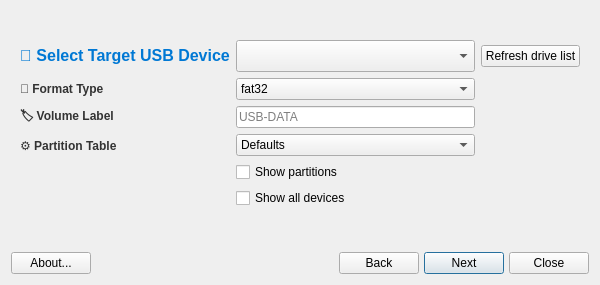
<?xml version="1.0" encoding="UTF-8"?>
<ui version="4.0">
 <class>MainWindow</class>
 <widget class="QDialog" name="MainWindow">
  <property name="geometry">
   <rect>
    <x>0</x>
    <y>0</y>
    <width>600</width>
    <height>285</height>
   </rect>
  </property>
  <property name="minimumSize">
   <size>
    <width>600</width>
    <height>250</height>
   </size>
  </property>
  <property name="maximumSize">
   <size>
    <width>800</width>
    <height>350</height>
   </size>
  </property>
  <property name="windowTitle">
   <string>FormatUSB v25.1.0</string>
  </property>
  <property name="windowIcon">
   <iconset theme="drive-removable-media-usb">
    <normaloff>.</normaloff>.</iconset>
  </property>
  <layout class="QGridLayout" name="gridLayout_2">
   <item row="2" column="0">
    <widget class="QStackedWidget" name="stackedWidget">
     <property name="minimumSize">
      <size>
       <width>0</width>
       <height>0</height>
      </size>
     </property>
     <property name="currentIndex">
      <number>0</number>
     </property>
     <widget class="QWidget" name="selectionPage">
      <layout class="QGridLayout" name="gridLayout_4">
       <item row="1" column="0">
        <spacer name="verticalSpacer_2">
         <property name="orientation">
          <enum>Qt::Vertical</enum>
         </property>
         <property name="sizeHint" stdset="0">
          <size>
           <width>169</width>
           <height>51</height>
          </size>
         </property>
        </spacer>
       </item>
       <item row="0" column="0">
        <layout class="QGridLayout" name="gridLayout">
         <item row="2" column="0">
          <widget class="QLabel" name="label">
           <property name="styleSheet">
            <string>font-weight: bold; color: #333;</string>
           </property>
           <property name="text">
            <string>💾 Format Type</string>
           </property>
          </widget>
         </item>
         <item row="4" column="1">
          <widget class="QComboBox" name="comboBoxPartitionTableType">
           <item>
            <property name="text">
             <string>Defaults</string>
            </property>
           </item>
           <item>
            <property name="text">
             <string>msdos</string>
            </property>
           </item>
           <item>
            <property name="text">
             <string>gpt</string>
            </property>
           </item>
          </widget>
         </item>
         <item row="1" column="0">
          <widget class="QLabel" name="label_2">
           <property name="text">
            <string>&lt;html&gt;&lt;head/&gt;&lt;body&gt;&lt;p&gt;&lt;span style=&quot; font-weight:600; font-size:12pt; color:#0078d4;&quot;&gt;📱 Select Target USB Device&lt;/span&gt;&lt;/p&gt;&lt;/body&gt;&lt;/html&gt;</string>
           </property>
           <property name="textFormat">
            <enum>Qt::RichText</enum>
           </property>
          </widget>
         </item>
         <item row="2" column="1">
          <widget class="QComboBox" name="comboBoxDataFormat">
           <property name="currentText">
            <string notr="true">fat32</string>
           </property>
           <item>
            <property name="text">
             <string notr="true">fat32</string>
            </property>
           </item>
           <item>
            <property name="text">
             <string notr="true">ext4</string>
            </property>
           </item>
           <item>
            <property name="text">
             <string notr="true">exfat</string>
            </property>
           </item>
           <item>
            <property name="text">
             <string notr="true">ntfs</string>
            </property>
           </item>
          </widget>
         </item>
         <item row="3" column="0">
          <widget class="QLabel" name="label_3">
           <property name="styleSheet">
            <string>font-weight: bold; color: #333;</string>
           </property>
           <property name="text">
            <string>🏷️ Volume Label</string>
           </property>
          </widget>
         </item>
         <item row="6" column="1">
          <widget class="QCheckBox" name="checkBoxShowAll">
           <property name="text">
            <string>Show all devices</string>
           </property>
          </widget>
         </item>
         <item row="5" column="1">
          <widget class="QCheckBox" name="checkBoxshowpartitions">
           <property name="text">
            <string>Show partitions</string>
           </property>
          </widget>
         </item>
         <item row="4" column="0">
          <widget class="QLabel" name="label_4">
           <property name="styleSheet">
            <string>font-weight: bold; color: #333;</string>
           </property>
           <property name="text">
            <string>⚙️ Partition Table</string>
           </property>
          </widget>
         </item>
         <item row="1" column="1">
          <widget class="QComboBox" name="comboBoxUsbList">
           <property name="sizePolicy">
            <sizepolicy hsizetype="Expanding" vsizetype="Fixed">
             <horstretch>0</horstretch>
             <verstretch>0</verstretch>
            </sizepolicy>
           </property>
           <property name="minimumSize">
            <size>
             <width>0</width>
             <height>32</height>
            </size>
           </property>
           <property name="sizeIncrement">
            <size>
             <width>6</width>
             <height>6</height>
            </size>
           </property>
          </widget>
         </item>
         <item row="3" column="1">
          <widget class="QLineEdit" name="lineEditFSlabel">
           <property name="placeholderText">
            <string>USB-DATA</string>
           </property>
          </widget>
         </item>
         <item row="1" column="2">
          <widget class="QPushButton" name="buttonRefresh">
           <property name="text">
            <string>Refresh drive list</string>
           </property>
           <property name="icon">
            <iconset theme="view-refresh">
             <normaloff>.</normaloff>.</iconset>
           </property>
           <property name="autoDefault">
            <bool>false</bool>
           </property>
          </widget>
         </item>
         <item row="0" column="0">
          <widget class="QLabel" name="labelLogo">
           <property name="maximumSize">
            <size>
             <width>32</width>
             <height>32</height>
            </size>
           </property>
           <property name="midLineWidth">
            <number>0</number>
           </property>
           <property name="text">
            <string/>
           </property>
           <property name="pixmap">
            <pixmap resource="images.qrc">:/icons/images/logo.svg</pixmap>
           </property>
           <property name="scaledContents">
            <bool>true</bool>
           </property>
          </widget>
         </item>
        </layout>
       </item>
      </layout>
     </widget>
     <widget class="QWidget" name="outputPage">
      <layout class="QGridLayout" name="gridLayout_3">
       <item row="0" column="0" colspan="2">
        <widget class="QPlainTextEdit" name="outputBox"/>
       </item>
      </layout>
     </widget>
    </widget>
   </item>
   <item row="3" column="0">
    <layout class="QGridLayout" name="buttonBar" columnstretch="0,0,0,0,0,0,0,0,0,0,0">
     <property name="sizeConstraint">
      <enum>QLayout::SetDefaultConstraint</enum>
     </property>
     <property name="leftMargin">
      <number>0</number>
     </property>
     <property name="topMargin">
      <number>0</number>
     </property>
     <property name="rightMargin">
      <number>0</number>
     </property>
     <property name="bottomMargin">
      <number>0</number>
     </property>
     <property name="spacing">
      <number>5</number>
     </property>
     <item row="1" column="10">
      <widget class="QPushButton" name="buttonCancel">
       <property name="sizePolicy">
        <sizepolicy hsizetype="Minimum" vsizetype="Preferred">
         <horstretch>0</horstretch>
         <verstretch>0</verstretch>
        </sizepolicy>
       </property>
       <property name="toolTip">
        <string>Quit application</string>
       </property>
       <property name="text">
        <string>Close</string>
       </property>
       <property name="icon">
        <iconset theme="window-close">
         <normaloff>.</normaloff>.</iconset>
       </property>
       <property name="shortcut">
        <string>Alt+N</string>
       </property>
       <property name="autoDefault">
        <bool>false</bool>
       </property>
      </widget>
     </item>
     <item row="1" column="4" colspan="2">
      <spacer name="horizontalSpacer2">
       <property name="orientation">
        <enum>Qt::Horizontal</enum>
       </property>
       <property name="sizeType">
        <enum>QSizePolicy::Minimum</enum>
       </property>
       <property name="sizeHint" stdset="0">
        <size>
         <width>100</width>
         <height>20</height>
        </size>
       </property>
      </spacer>
     </item>
     <item row="1" column="0">
      <widget class="QPushButton" name="buttonAbout">
       <property name="sizePolicy">
        <sizepolicy hsizetype="Minimum" vsizetype="Preferred">
         <horstretch>0</horstretch>
         <verstretch>0</verstretch>
        </sizepolicy>
       </property>
       <property name="toolTip">
        <string>About this application</string>
       </property>
       <property name="text">
        <string>About...</string>
       </property>
       <property name="icon">
        <iconset theme="help-about">
         <normaloff>.</normaloff>.</iconset>
       </property>
       <property name="shortcut">
        <string>Alt+B</string>
       </property>
       <property name="autoDefault">
        <bool>false</bool>
       </property>
      </widget>
     </item>
     <item row="1" column="2">
      <spacer name="horizontalSpacer1">
       <property name="orientation">
        <enum>Qt::Horizontal</enum>
       </property>
       <property name="sizeType">
        <enum>QSizePolicy::Minimum</enum>
       </property>
       <property name="sizeHint" stdset="0">
        <size>
         <width>100</width>
         <height>20</height>
        </size>
       </property>
      </spacer>
     </item>
     <item row="1" column="8">
      <widget class="QPushButton" name="buttonNext">
       <property name="sizePolicy">
        <sizepolicy hsizetype="Minimum" vsizetype="Preferred">
         <horstretch>0</horstretch>
         <verstretch>0</verstretch>
        </sizepolicy>
       </property>
       <property name="text">
        <string>Next</string>
       </property>
       <property name="icon">
        <iconset theme="go-next">
         <normaloff>.</normaloff>.</iconset>
       </property>
       <property name="shortcut">
        <string/>
       </property>
       <property name="autoDefault">
        <bool>true</bool>
       </property>
       <property name="default">
        <bool>true</bool>
       </property>
      </widget>
     </item>
     <item row="1" column="7">
      <widget class="QPushButton" name="buttonBack">
       <property name="sizePolicy">
        <sizepolicy hsizetype="Minimum" vsizetype="Preferred">
         <horstretch>0</horstretch>
         <verstretch>0</verstretch>
        </sizepolicy>
       </property>
       <property name="text">
        <string>Back</string>
       </property>
       <property name="icon">
        <iconset theme="go-previous">
         <normaloff>.</normaloff>.</iconset>
       </property>
       <property name="autoDefault">
        <bool>false</bool>
       </property>
      </widget>
     </item>
    </layout>
   </item>
  </layout>
 </widget>
 <tabstops>
  <tabstop>comboBoxUsbList</tabstop>
  <tabstop>buttonAbout</tabstop>
  <tabstop>buttonBack</tabstop>
  <tabstop>buttonNext</tabstop>
  <tabstop>buttonCancel</tabstop>
  <tabstop>outputBox</tabstop>
 </tabstops>
 <resources>
  <include location="images.qrc"/>
 </resources>
 <connections>
  <connection>
   <sender>buttonCancel</sender>
   <signal>pressed()</signal>
   <receiver>MainWindow</receiver>
   <slot>close()</slot>
   <hints>
    <hint type="sourcelabel">
     <x>591</x>
     <y>276</y>
    </hint>
    <hint type="destinationlabel">
     <x>388</x>
     <y>272</y>
    </hint>
   </hints>
  </connection>
 </connections>
</ui>
